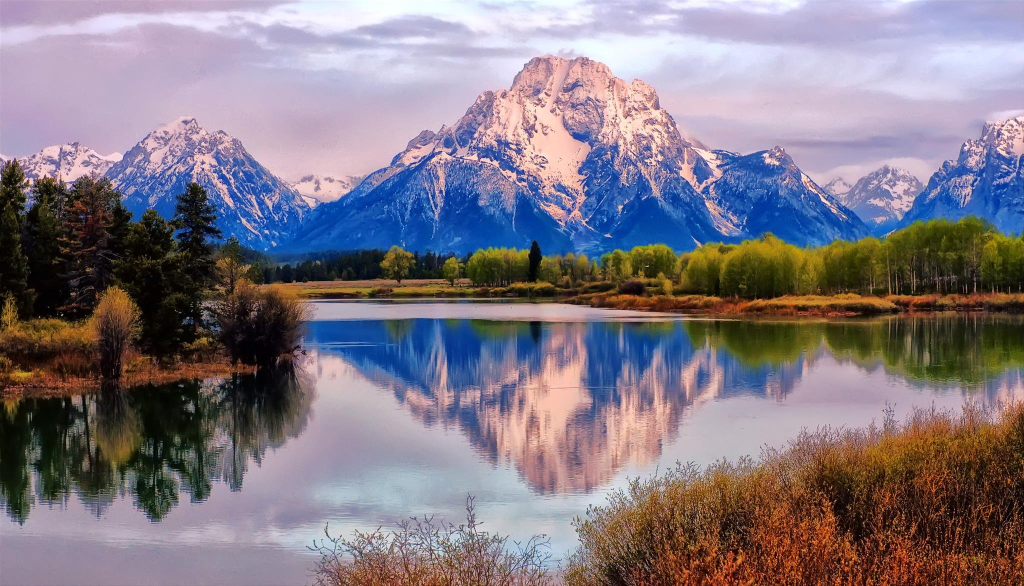
#> input picture react-app/src/assets/image4.jpg, 2048 x 1172 px, found by its file name (shown at 1/2 size)
$ python zPillow.py
#> lines starting #> are read from the running program, lines starting #| are printed output that depends on the picture

'''
/home/alex5/Jello/zPillow.py
requires pip install pillow

You can run the below code to scale down an image and save it in specified location.
'''
from PIL import Image

def scale_image(image_path, output_path, size):
#> called with size = (150, 150)
    with Image.open(image_path) as image:
#> image is the input picture: PIL image 2048x1172 RGB; mean R, G, B 129.7, 120.4, 131.5
        image.thumbnail(size)
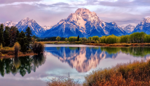
#> image: PIL image 150x86 RGB; mean R, G, B 129.7, 120.4, 131.5
        image.save(output_path)

# Usage example
input_image_path = "/home/alex5/Jello/react-app/src/assets/image4.jpg"

output_image_path = "/home/alex5/Jello/react-app/src/assets/image_4_icon.jpg"

desired_size = (150, 150)

scale_image(input_image_path, output_image_path, desired_size)

$ run again, with react-app/src/assets/image1.jpg copied over react-app/src/assets/image4.jpg
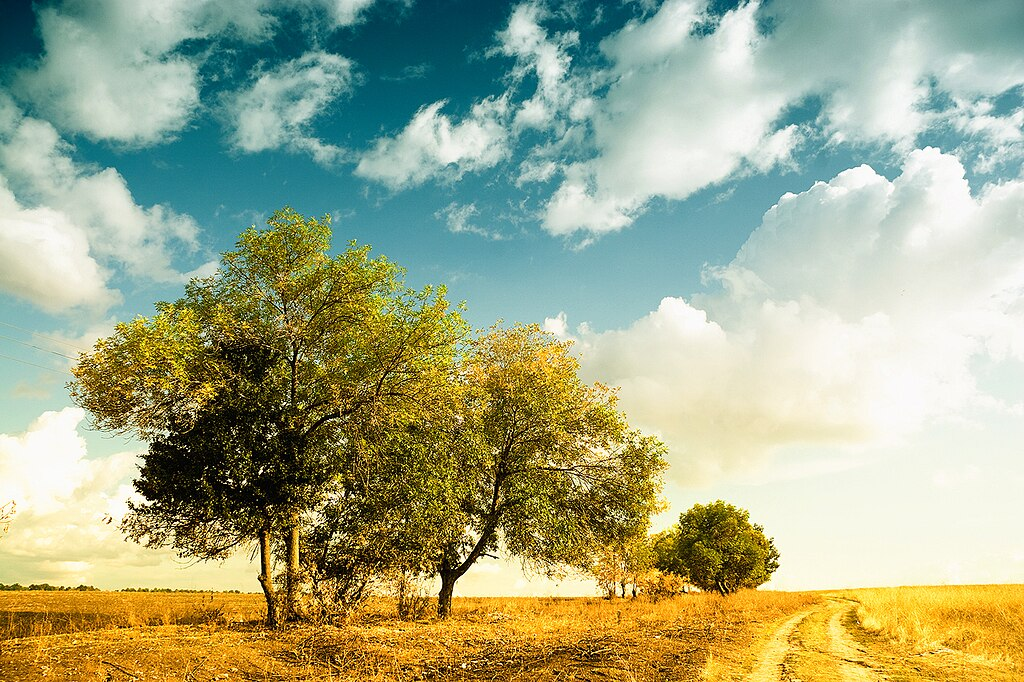
#> input picture react-app/src/assets/image1.jpg, 1024 x 682 px, found by its file name
#> in scale_image, image is the input picture: PIL image 1024x682 RGB; mean R, G, B 162.6, 169.3, 135.1
#> in scale_image, `image.thumbnail(size)`:
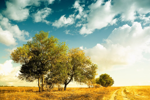
#> image: PIL image 150x100 RGB; mean R, G, B 162.5, 169.2, 135

$ run again, with react-app/src/assets/image2.jpg copied over react-app/src/assets/image4.jpg
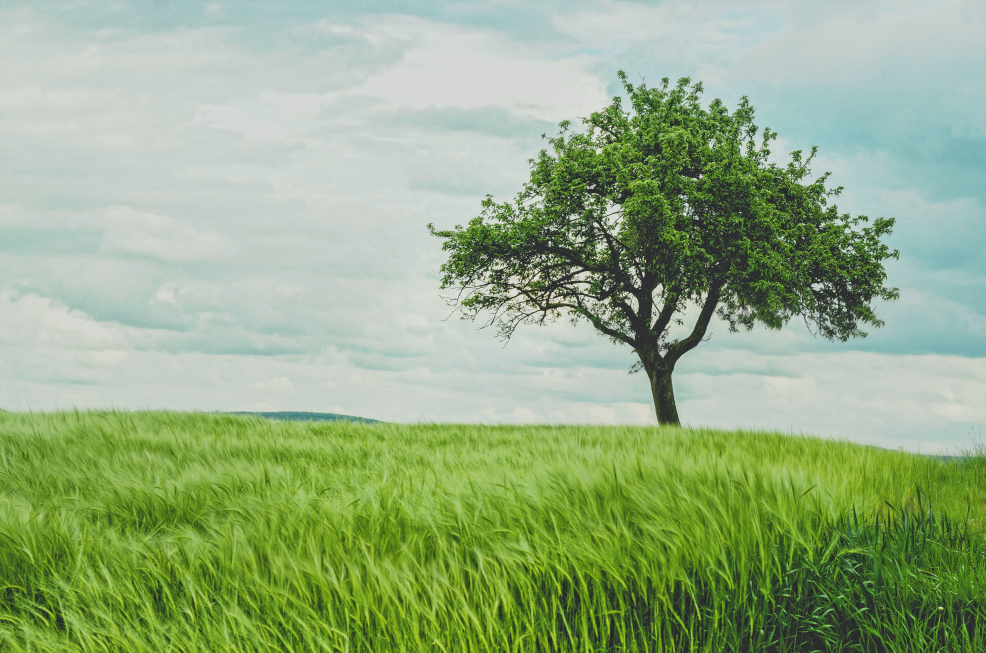
#> input picture react-app/src/assets/image2.jpg, 4928 x 3264 px, found by its file name (shown at 1/5 size)
#> in scale_image, image is the input picture: PIL image 4928x3264 RGB; mean R, G, B 148.7, 172.2, 131.7
#> in scale_image, `image.thumbnail(size)`:
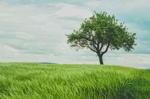
#> image: PIL image 150x99 RGB; mean R, G, B 148.7, 172.2, 131.7
